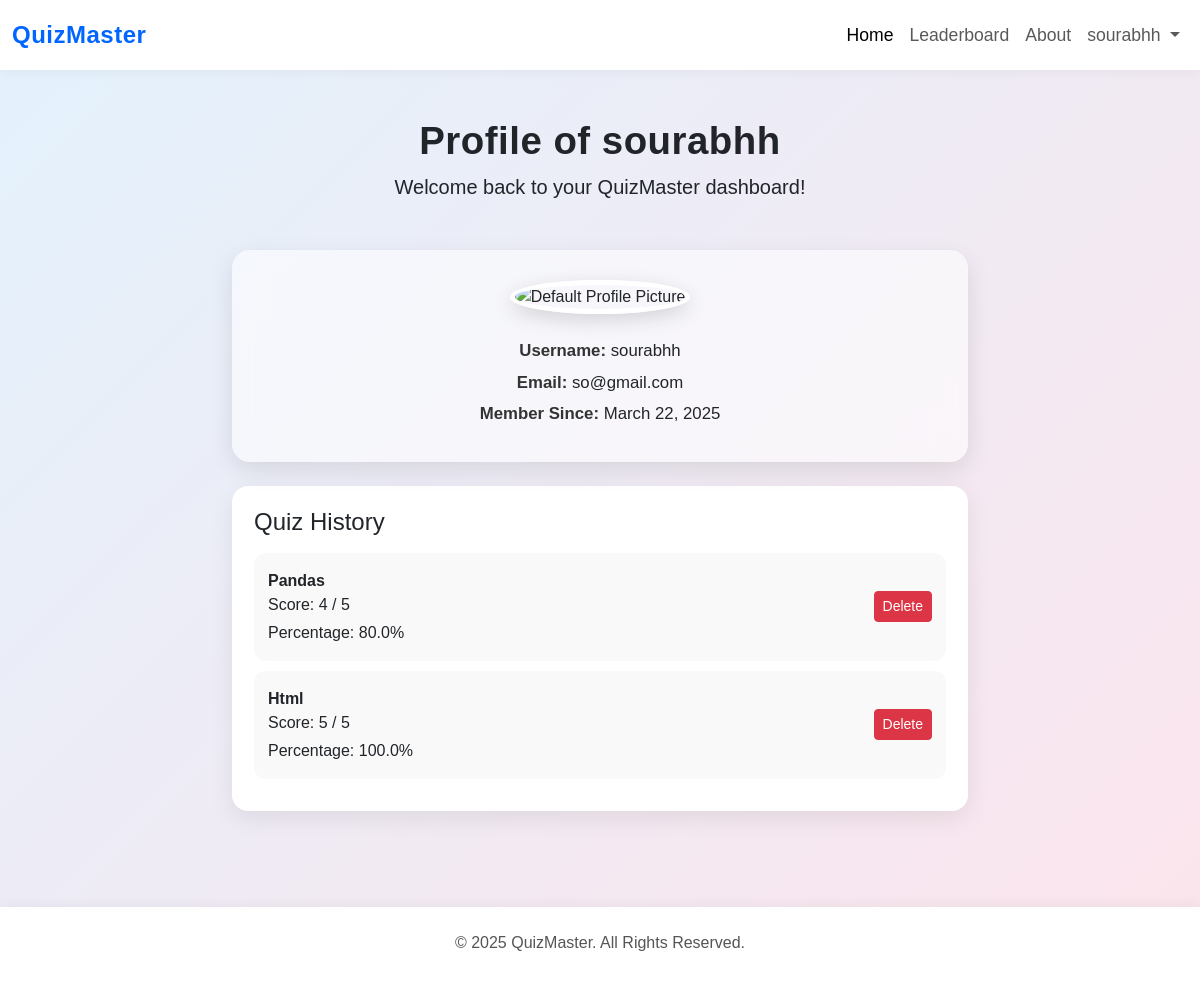
The page /profile (signed in) on the database its author committed.
### quiz/models.py (models this page shows, shortened)
class Leaderboard(models.Model):
    user = models.ForeignKey(User, on_delete=models.CASCADE)
    quiz = models.ForeignKey(Quiz, on_delete=models.CASCADE)
    score = models.IntegerField()
    total_questions = models.IntegerField()
    percentage = models.FloatField()
    timestamp = models.DateTimeField(auto_now_add=True)
    class Meta:
        ordering = ['-score', '-percentage', '-timestamp']

class Quiz(models.Model):
    title = models.CharField(max_length=200)
    description = models.TextField(blank=True, null=True)
    image = models.ImageField(upload_to="quiz_images/", blank=True, null=True)
    created_at = models.DateTimeField(auto_now_add=True)
    duration = models.IntegerField(help_text="Duration in minutes", default=10)
    start_time = models.DateTimeField(default=now, help_text="Quiz Start Time")

### quiz/views.py (the view)
# urls.py: path("profile", views.profile, name="profile"),
@login_required
def profile(request):
    user = request.user
    profile = Profile.objects.filter(user=user).first()
    quiz_history = Leaderboard.objects.filter(user=user).order_by('-timestamp')
    return render(request, "profile.html", {
        "user": user,
        "profile": profile,
        "quiz_history": quiz_history,
    })

### templates/profile.html (shortened to what this page needs)
{% extends "base.html" %}
{% block body %}
<section class="py-5">
    <div class="container">
        <div class="text-center mb-5 animate__animated animate__fadeInDown">
            <h2 class="profile-header-title">Profile of {{ user.username }}</h2>
            <p class="lead">Welcome back to your QuizMaster dashboard!</p>
        </div>
        <div class="row justify-content-center">
            <div class="col-md-8">
                <div class="profile-card mb-4 animate__animated animate__fadeInUp">
                    <form method="POST" enctype="multipart/form-data" id="profilePictureForm" action="{% url 'update_profile' %}">
                        <div class="text-center mb-4">
                            <div class="profile-pic-container" onclick="triggerFileInput()">
                                <label for="profilePicInput" class="profile-pic-label">
                                    {% if profile.profile_picture %}
                                        <img id="profilePic" src="{{ profile.profile_picture.url }}" alt="Profile Picture">
                                    {% else %}
                                        <img id="profilePic" src="/media/default.jpg" alt="Default Profile Picture">
                                    {% endif %}
                                </label>
                            </div>
                        </div>
                        <div class="info-box text-center">
                            <p><span class="info-label">Username:</span> {{ user.username }}</p>
                            <p><span class="info-label">Email:</span> {{ user.email }}</p>
                            <p><span class="info-label">Member Since:</span> {{ user.date_joined|date:"F d, Y" }}</p>
                        </div>
                    </form>
                </div>
                <div class="quiz-card animate__animated animate__fadeInUp animate__delay-1s">
                    <h4 class="mb-3">Quiz History</h4>
                    <ul class="list-group">
                        {% if quiz_history %}
                            {% for entry in quiz_history %}
                                <li class="quiz-item d-flex justify-content-between align-items-center">
                                    <div>
                                        <strong>{{ entry.quiz.title }}</strong>
                                        <p class="mb-1">Score: {{ entry.score }} / {{ entry.total_questions }}</p>
                                        <p class="mb-0">Percentage: {{ entry.percentage }}%</p>
                                    </div>
                                    <a href="{% url 'delete_quiz_attempt' entry.quiz.id %}" class="btn btn-danger btn-sm"
                                        onclick="return confirm('Are you sure you want to delete this attempt?');">Delete</a>
                                </li>
                            {% endfor %}
                        {% else %}
                            <li class="quiz-item text-center">No quiz history available.</li>
                        {% endif %}
                    </ul>
                </div>
            </div>
        </div>
    </div>
</section>
{% endblock %}

### templates/base.html (shortened to what this page needs)
{% load static %}
<!doctype html>
<html lang="en">
<head>
    <link href="https://cdn.jsdelivr.net/npm/bootstrap@5.3.3/dist/css/bootstrap.min.css" rel="stylesheet">
    <link href="https://cdnjs.cloudflare.com/ajax/libs/font-awesome/6.0.0-beta3/css/all.min.css" rel="stylesheet">
    <link rel="stylesheet" href="https://cdnjs.cloudflare.com/ajax/libs/aos/2.3.4/aos.css">
</head>
<body>
    <nav class="navbar navbar-expand-lg">
        <div class="container-fluid">
            <a class="navbar-brand" href="/">QuizMaster</a>
            <div class="collapse navbar-collapse" id="navbarNav">
                <ul class="navbar-nav ms-auto">
                    <li class="nav-item">
                        <a class="nav-link active" href="/">Home</a>
                    </li>
                    <li class="nav-item">
                        <a class="nav-link" href="/leaderboard">Leaderboard</a>
                    </li>
                    <li class="nav-item">
                        <a class="nav-link" href="/about">About</a>
                    </li>
                    {% if user.is_authenticated %}
                    <li class="nav-item dropdown">
                        <a class="nav-link dropdown-toggle" href="#" id="navbarDropdown"
                            role="button" data-bs-toggle="dropdown">
                            {{ user.username }}
                        </a>
                    </li>
                    {% else %}
                    <li class="nav-item">
                        <a class="btn btn-primary px-4 text-white" href="{% url 'login' %}">Login</a>
                    </li>
                    {% endif %}
                </ul>
            </div>
        </div>
    </nav>
    {% block body %}{% endblock %}
    {% if not hide_footer %}
    <footer class="py-4 mt-5">
        <div class="container text-center">
            <p>&copy; 2025 QuizMaster. All Rights Reserved.</p>
        </div>
    </footer>
    {% endif %}
</body>
</html>

### templates/base.html (style rules this page uses)
body { font-family: 'Poppins', sans-serif; background: #f7f9fc; }
.navbar { background: #ffffff !important; box-shadow: 0px 2px 12px rgba(0, 0, 0, 0.05); padding-top: 12px; padding-bottom: 12px; }
.navbar-brand { font-weight: 700; color: #0066ff; font-size: 1.5rem; letter-spacing: .5px; }
.navbar-nav .nav-link { font-size: 1.1rem; padding: 10px 14px; transition: color .3s ease, transform .3s; }
footer { background: #ffffff; box-shadow: 0px -2px 12px rgba(0, 0, 0, 0.05); }
footer p { font-size: 1rem; color: #555; }
@media (min-width: 993px) { .navbar-nav .nav-link { padding: 10px 18px; } }

### templates/profile.html (style rules this page uses)
body { background: linear-gradient(135deg, #e3f2fd, #fce4ec); }
.profile-header-title { font-weight: 700; font-size: 2.4rem; letter-spacing: .5px; }
.profile-card { border-radius: 18px; padding: 30px; background: rgba(255, 255, 255, 0.55); backdrop-filter: blur(16px); box-shadow: 0px 8px 25px rgba(0,0,0,0.1); transition: .35s ease; }
.profile-pic-container { position: relative; display: inline-block; cursor: pointer; }
.profile-pic-label img { width: 170px; height: 170px; border-radius: 50%; object-fit: cover; border: 5px solid #fff; box-shadow: 0px 6px 20px rgba(0,0,0,0.15); transition: transform 0.35s; }
.info-box p { margin: 6px 0; font-size: 1.05rem; }
.info-label { font-weight: 600; color: #333; }
.quiz-card { border-radius: 16px; background: #fff; box-shadow: 0 8px 25px rgba(0,0,0,0.08); padding: 22px; transition: .3s ease; }
.quiz-item { border: none; padding: 16px 14px; background: #f9f9f9; margin-bottom: 10px; border-radius: 12px; transition: .25s; }

### rows shown on the page
Leaderboard: quiz "Pandas", score "4", total_questions "5", percentage "80.0"
Leaderboard: quiz "Html", score "5", total_questions "5", percentage "100.0"

### other values the page prints
{{ user.username }} "sourabhh"
{{ user.email }} "so@gmail.com"
{{ user.date_joined|date:"F d, Y" }} "March 22, 2025"
